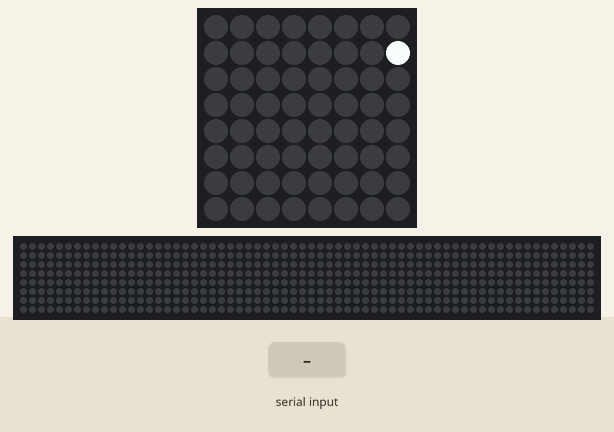
Recording of a program running on a simulated Raspberry Pi (BCM pin numbers) with a Sense HAT. Parts: the Sense HAT's 8×8 RGB LED matrix, a strip that is not on the board, showing the scrolling text unrolled. The test bench sets the inputs (shaded band). The 64×8 strip is a reading aid, not a part: it shows the text the matrix is scrolling, unrolled, one strip-width of it at a time; what the program prints to the terminal is not drawn.

Above: at 0.2 s.
At 0.7 s:
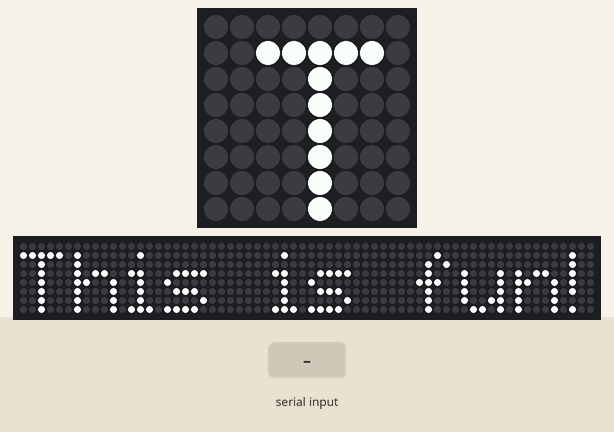
At 7.1 s:
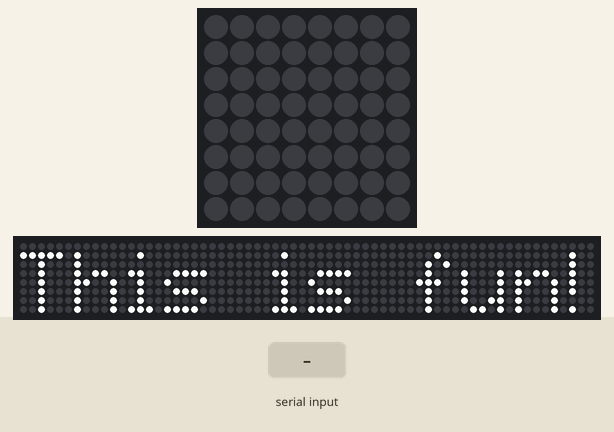

The program:

sensehat_answer.py
```python
#Practical Exercise 2b
from sense_hat import SenseHat
sense = SenseHat()
sense.set_rotation(180)
sense.show_message("This is fun!")

red_str = input("Enter the value of the red color for message:")
green_str = input("Enter the value of the green color for message: ")
blue_str = input("Enter the value of the blue color for message: ")

msg_r_int = int(red_str)
msg_g_int = int(green_str)
msg_b_int = int(blue_str)
msg_color = (msg_r_int,msg_g_int, msg_b_int)
print(msg_color)

red_str=input ("Enter the value of the red color for background: ")
green_str=input ("Enter the value of the green color for background: ")
blue_str=input ("Enter the value of the blue color for background: ")

bg_r_int= int (red_str)
bg_g_int= int (green_str)
bg_b_int= int (blue_str)
bg_color= (bg_r_int, bg_g_int, bg_b_int)
print(bg_color)

speed_str = input("Enter the value of the display speed: ")
speed = float(speed_str)
print(speed)

sense.show_message ("I got it!",
    text_colour=msg_color,
    back_colour=bg_color,
    scroll_speed = speed)
```
